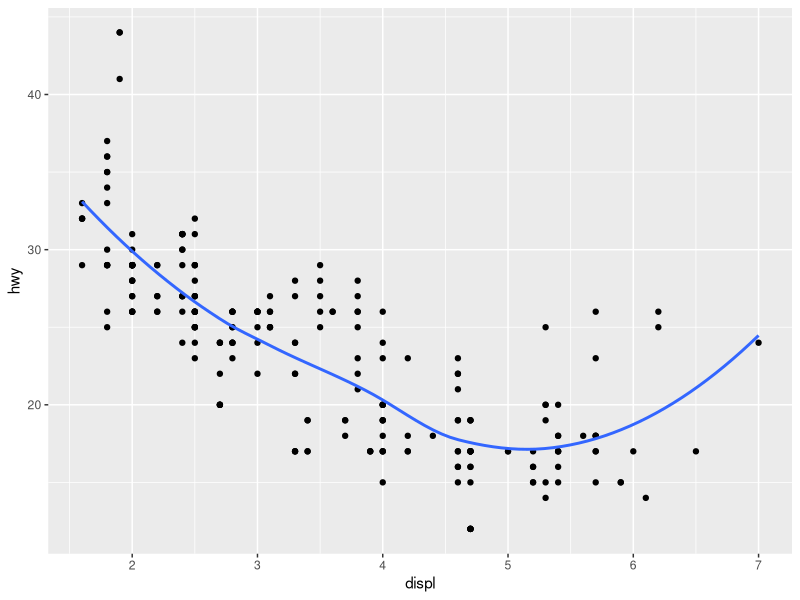
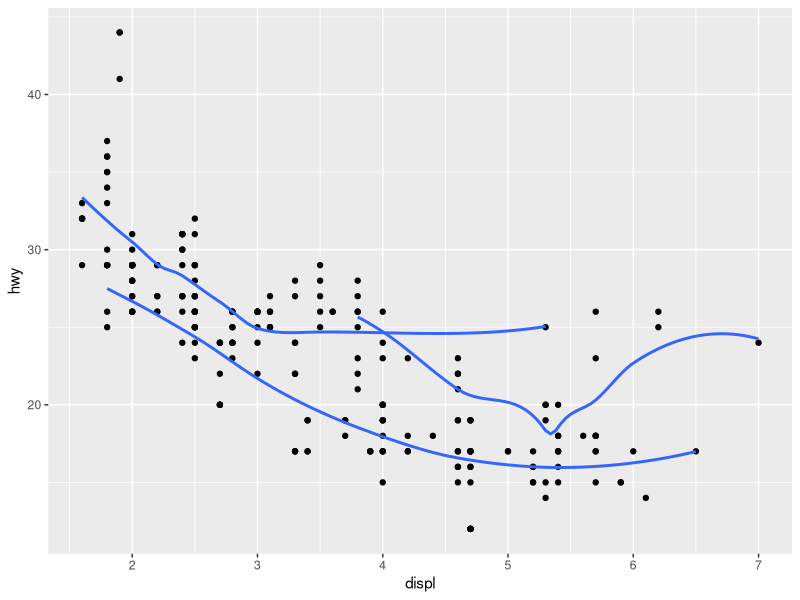
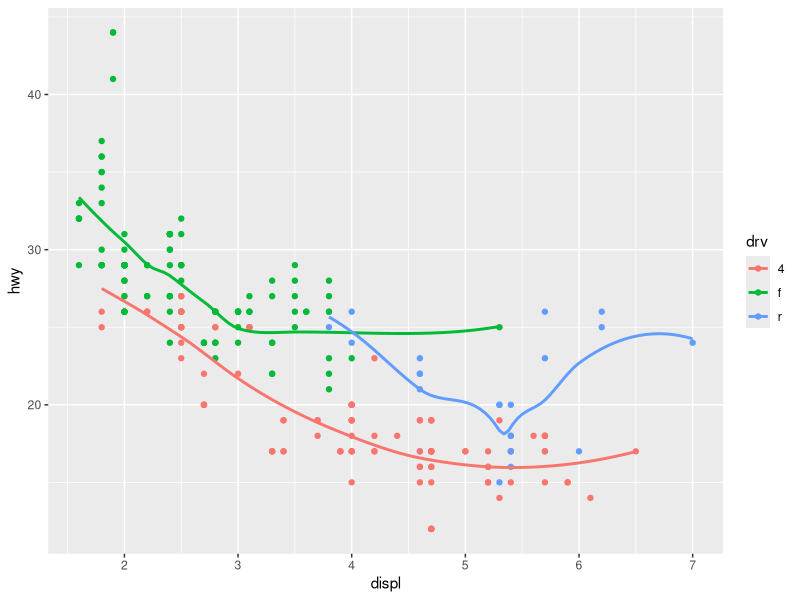
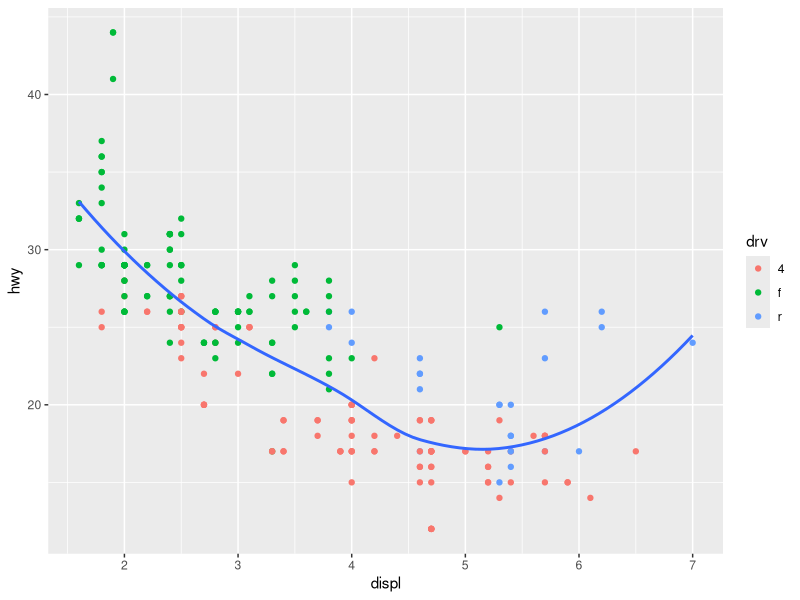
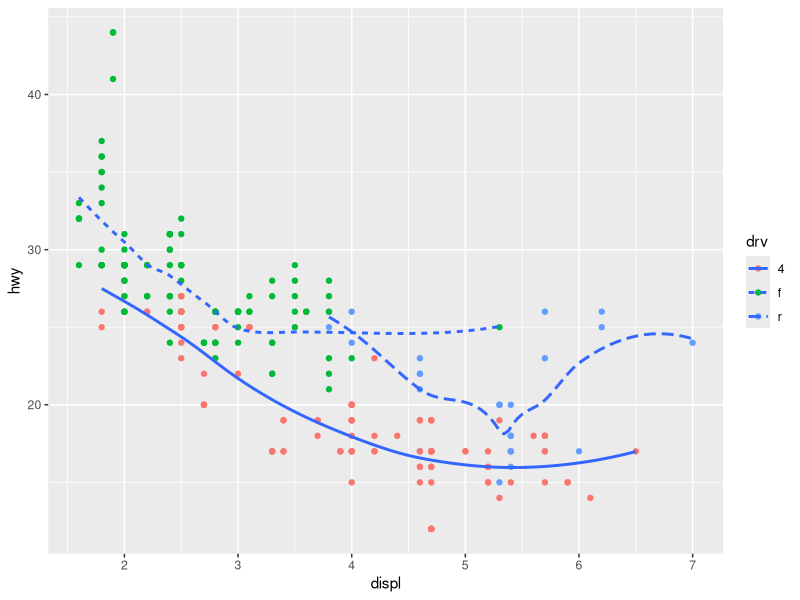
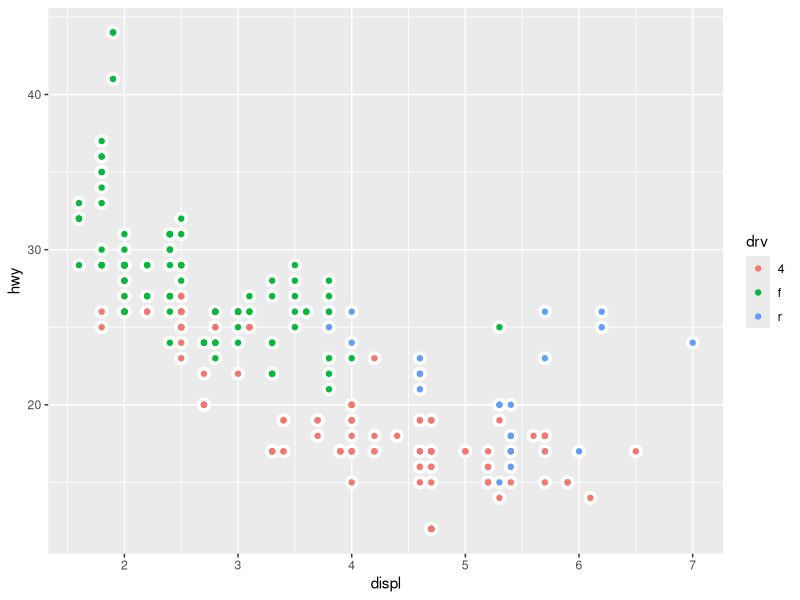
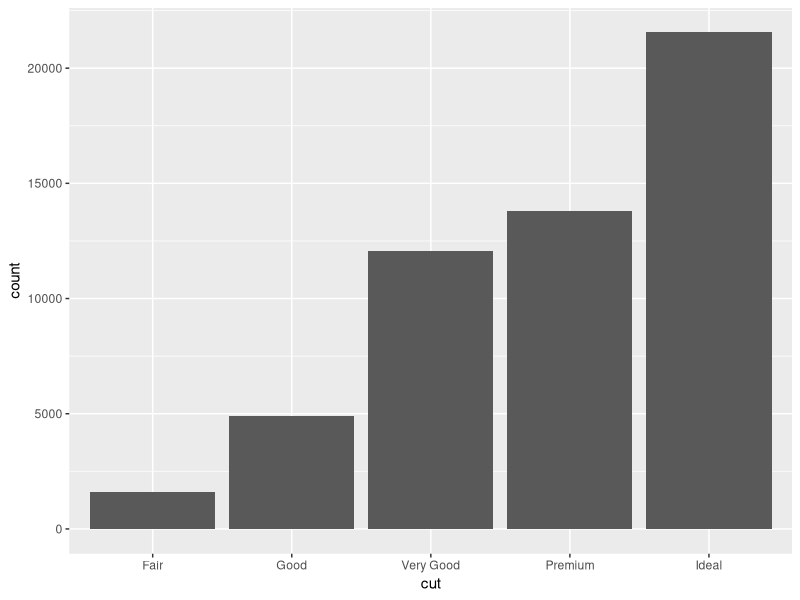

Recreate these plots in R, in order.
## ---- chunk 1
knitr::opts_chunk$set(echo = TRUE)
## ---- chunk 2
library(ggplot2)

ggplot(data = mpg, mapping = aes(x = displ, y = hwy)) + 
  geom_point() + 
  geom_smooth(se=FALSE)

ggplot(data = mpg, mapping = aes(x = displ, y = hwy)) + 
  geom_point() + 
  geom_smooth(aes(group=drv), se=FALSE)

ggplot(data = mpg, mapping = aes(x = displ, y = hwy, colour = drv)) + 
  geom_point() + 
  geom_smooth(aes(fill=drv), se=FALSE)

ggplot(data = mpg, mapping = aes(x = displ, y = hwy)) + 
  geom_point(mapping = aes(colour = drv)) + 
  geom_smooth(se=FALSE)

ggplot(data = mpg, mapping = aes(x = displ, y = hwy)) + 
  geom_point(mapping = aes(colour = drv)) + 
  geom_smooth(mapping = aes(linetype=drv),se=FALSE)

ggplot(data = mpg, mapping = aes(x = displ, y = hwy)) + 
  geom_point(size=4, color = 'white') +
  geom_point(mapping = aes(colour = drv))

ggplot(data = diamonds) + 
  geom_bar(mapping = aes(x = cut))
